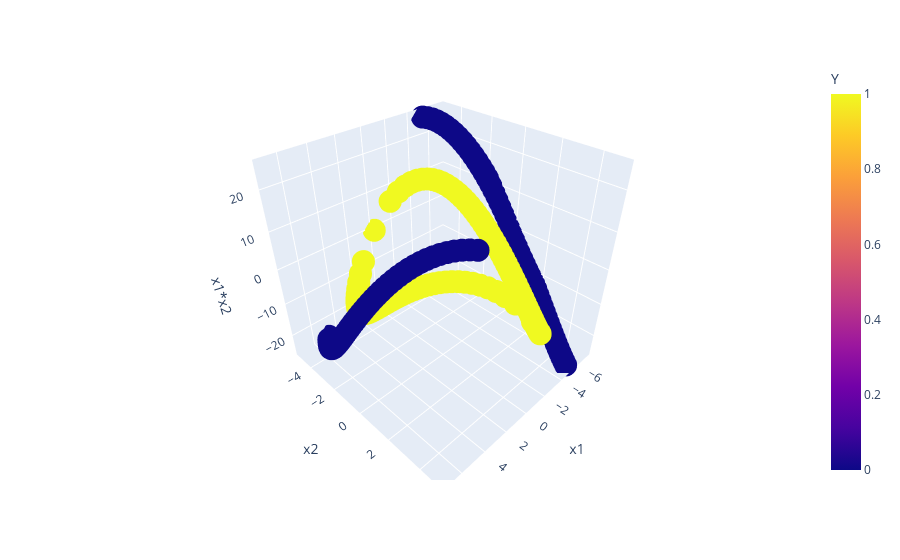

The code cell stored with this chart in its notebook:
### Code cell
import plotly.express as px
fig = px.scatter_3d(df, x='x1', y = 'x2', z='x1*x2',color='Y')
fig.show()

### Figure 1 — Plotly figure (JSON) as saved in the notebook; plotly's stock layout.template omitted (floating-point values rounded to 4 significant figures; data arrays with more than 128 entries replaced by an {"elided": "..."} marker saying what was removed)
{"data": [{"hovertemplate": "x1=%{x}<br>x2=%{y}<br>x1*x2=%{z}<br>Y=%{marker.color}<extra></extra>", "legendgroup": "", "marker": {"color": {"elided": "200 int values"}, "coloraxis": "coloraxis", "symbol": "circle"}, "mode": "markers", "name": "", "scene": "scene", "showlegend": false, "type": "scatter3d", "x": {"elided": "200 float values"}, "y": {"elided": "200 float values"}, "z": {"elided": "200 float values"}}], "layout": {"coloraxis": {"colorbar": {"title": {"text": "Y"}}, "colorscale": [[0, "#0d0887"], [0.1111, "#46039f"], [0.2222, "#7201a8"], [0.3333, "#9c179e"], [0.4444, "#bd3786"], [0.5556, "#d8576b"], [0.6667, "#ed7953"], [0.7778, "#fb9f3a"], [0.8889, "#fdca26"], [1, "#f0f921"]]}, "legend": {"tracegroupgap": 0}, "margin": {"t": 60}, "scene": {"domain": {"x": [0, 1], "y": [0, 1]}, "xaxis": {"title": {"text": "x1"}}, "yaxis": {"title": {"text": "x2"}}, "zaxis": {"title": {"text": "x1*x2"}}}}}
